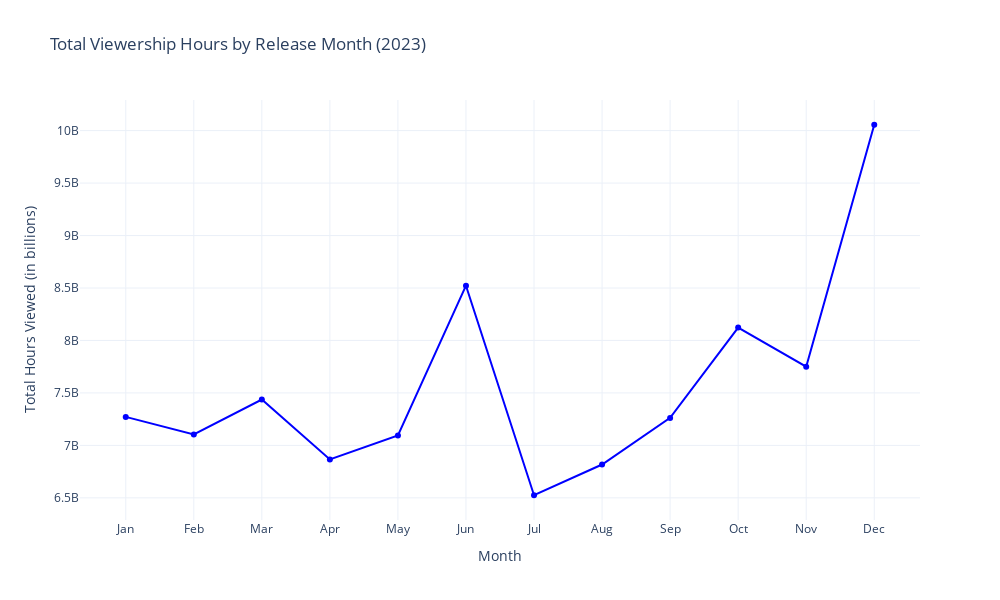

This figure's notebook cell:
### Markdown cell above
ANALYZING VIEWERSHIP BASED ON RELEASE DATES

### Code cell
netflix_data['Release Date'] = pd.to_datetime(netflix_data['Release Date'])
netflix_data['Release Month'] = netflix_data['Release Date'].dt.month

monthly_viewership = netflix_data.groupby('Release Month')['Hours Viewed'].sum()

fig = go.Figure(data=[
    go.Scatter(
        x=monthly_viewership.index,
        y=monthly_viewership.values,
        mode='lines+markers',
        marker=dict(color='blue'),
        line=dict(color='blue')
    )
])
fig.update_layout(
    title='Total Viewership Hours by Release Month (2023)',
    xaxis_title='Month',
    yaxis_title='Total Hours Viewed (in billions)',
    xaxis=dict(
        tickmode='array',
        tickvals=list(range(1, 13)),
        ticktext=['Jan', 'Feb', 'Mar', 'Apr', 'May', 'Jun', 'Jul', 'Aug', 'Sep', 'Oct', 'Nov', 'Dec']
    ),
    height=600,
    width=1000
)
fig.show()

### Figure 1 — Plotly figure (JSON) as saved in the notebook; plotly's stock layout.template omitted (floating-point values rounded to 4 significant figures)
{"data": [{"line": {"color": "blue"}, "marker": {"color": "blue"}, "mode": "lines+markers", "type": "scatter", "x": [1.0, 2.0, 3.0, 4.0, 5.0, 6.0, 7.0, 8.0, 9.0, 10.0, 11.0, 12.0], "y": [7272000000.0, 7104000000.0, 7437000000.0, 6866000000.0, 7095000000.0, 8522000000.0, 6525000000.0, 6818000000.0, 7262000000.0, 8123000000.0, 7750000000.0, 10060000000.0]}], "layout": {"height": 600, "title": {"text": "Total Viewership Hours by Release Month (2023)"}, "width": 1000, "xaxis": {"tickmode": "array", "ticktext": ["Jan", "Feb", "Mar", "Apr", "May", "Jun", "Jul", "Aug", "Sep", "Oct", "Nov", "Dec"], "tickvals": [1, 2, 3, 4, 5, 6, 7, 8, 9, 10, 11, 12], "title": {"text": "Month"}}, "yaxis": {"title": {"text": "Total Hours Viewed (in billions)"}}}}
